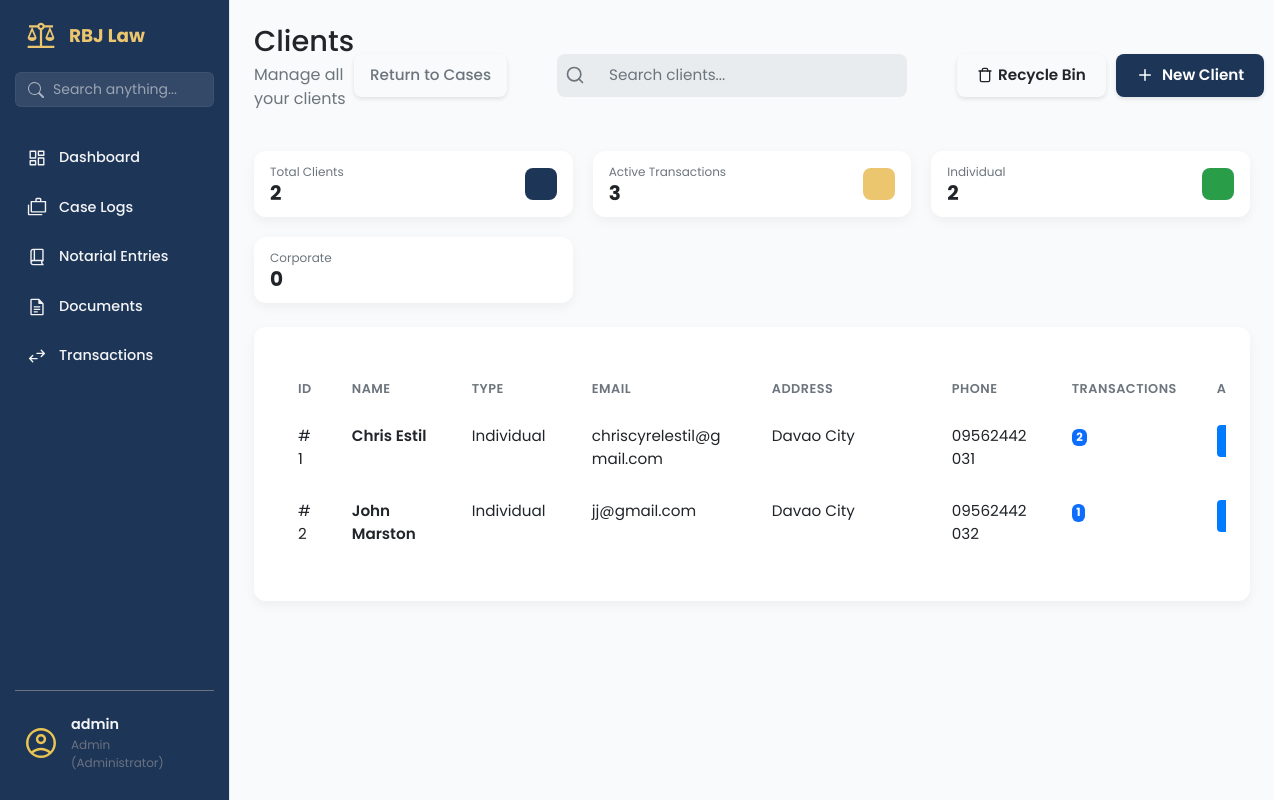
The page /clients/ (signed in) on the database its author committed.
### app/models/user_model.py (models this page shows, shortened)
class User(UserMixin, db.Model):
    __tablename__ = 'users'
    id = db.Column(db.Integer, primary_key=True)
    username = db.Column(db.String(80), unique=True, nullable=False, index=True)
    email = db.Column(db.String(120), unique=True, nullable=False)
    password_hash = db.Column(db.String(128), nullable=False)
    contact_number = db.Column(db.String(20), nullable=True)
    role = db.Column(db.String(50), default='attorney', nullable=False)
    is_active = db.Column(db.Boolean, default=True, nullable=False)
    is_admin = db.Column(db.Boolean, default=False, nullable=False)
    created_at = db.Column(db.DateTime, default=datetime.utcnow)
    updated_at = db.Column(db.DateTime, default=datetime.utcnow, onupdate=datetime.utcnow)

### app/models/client_mdl.py (models this page shows, shortened)
class Client(db.Model):
    __tablename__ = 'clients'
    id = db.Column(db.Integer, primary_key=True)
    client_first_name = db.Column(db.String(100), nullable=False)
    client_last_name = db.Column(db.String(100), nullable=False)
    client_address = db.Column(db.String(255), nullable=False)
    client_email = db.Column(db.String(120), nullable=False, unique=True)
    client_phone = db.Column(db.String(50))
    client_role = db.Column(db.String(50))
    notes = db.Column(db.Text)
    is_active = db.Column(db.Boolean, default=True, nullable=False)
    deleted_at = db.Column(db.DateTime, nullable=True)
    @property
    def full_name(self):
        return f"{self.client_first_name} {self.client_last_name}"

### app/routes/clients_routes.py (the view)
@clients_bp.route('/')
@login_required
def clients_page():
    clients = Client.query.filter_by(is_active=True).all()
    return render_template('clients_page.html', clients=clients)

### app/templates/clients_page.html (shortened to what this page needs)
{% extends "base.html" %}
{% block content %}
<main class="dashboard-content">
    <header class="dashboard-header">
        <div>
            <h1>Clients </h1>
            <p>Manage all your clients</p>
        </div>
        <div class="dashboard-actions"
            style="display: flex; justify-content: space-between; flex-shrink: 0; gap: 50px;">
            <a href="{{ url_for('case.list_cases') }}" class="btn btn-outline-secondary d-flex align-items-center"
                style="gap: 8px; padding: 10px 16px; font-weight: 500;">
                Return to Cases
            </a>
            <div class="search-bar">
                <svg class="search-bar__icon" xmlns="http://www.w3.org/2000/svg" width="20" height="20"
                    viewBox="0 0 24 24" fill="none" stroke="currentColor" stroke-width="2" stroke-linecap="round"
                    stroke-linejoin="round">
                    <circle cx="11" cy="11" r="8"></circle>
                    <line x1="21" y1="21" x2="16.65" y2="16.65"></line>
                </svg>
                <input class="search-bar__input" type="text" placeholder="Search clients...">
            </div>
            <div style="display: flex; gap: 10px; align-items: center;">
                <a href="{{ url_for('clients.recycle_bin') }}" class="btn btn-outline"
                    style="display: flex; align-items: center; gap: 5px;">
                    Recycle Bin
                </a>
                <a href="{{ url_for('clients.new_client_form') }}" class="btn btn-primary">
                    <svg class="btn-icon-left" xmlns="http://www.w3.org/2000/svg" viewBox="0 0 24 24" fill="none"
                        stroke="currentColor" stroke-width="2" stroke-linecap="round" stroke-linejoin="round" width="20"
                        height="20">
                        <line x1="12" y1="5" x2="12" y2="19"></line>
                        <line x1="5" y1="12" x2="19" y2="12"></line>
                    </svg>
                    New Client
                </a>
            </div>
        </div>
    </header>
    <section class="dashboard-cards">
        <div class="data-card data-card--sm">
            <div class="data-card__info">
                <span class="data-card__title">Total Clients</span>
                <span class="data-card__value">{{ clients|length }}</span>
            </div>
            <div class="data-card__icon data-card__icon--blue"></div>
        </div>
        <div class="data-card data-card--sm">
            <div class="data-card__info">
                <span class="data-card__title">Active Transactions</span>
                <span class="data-card__value">
                    {% set total_transactions = [] %}
                    {{ total_transactions|length }}
                </span>
            </div>
            <div class="data-card__icon data-card__icon--gold"></div>
        </div>
        <div class="data-card data-card--sm">
            <div class="data-card__info">
                <span class="data-card__title">Individual</span>
                <span class="data-card__value">
                    {% set individual_count = [] %}
                    {{ individual_count|length }}
                </span>
            </div>
            <div class="data-card__icon data-card__icon--green"></div>
        </div>
        <div class="data-card data-card--sm">
            <div class="data-card__info">
                <span class="data-card__title">Corporate</span>
                <span class="data-card__value">
                    {% set corporate_count = [] %}
                    {{ corporate_count|length }}
                </span>
            </div>
            <div class="data-card__icon data-card__icon--purple"></div>
        </div>
    </section>
    <section class="dashboard-panels-bottom dashboard-panels-bottom--single">
        <div class="panel-card" style="width: 100%;">
            <div class="table-wrapper panel-card__body">
                <table class="table client-table">
                    <colgroup>
                        <col class="short">
                        <col class="medium">
                        <col class="medium">
                        <col class="long">
                        <col class="long">
                        <col class="medium">
                        <col class="short">
                        <col class="actions">
                    </colgroup>
                    <thead>
                        <tr>
                            <th data-sort-key="id">ID</th>
                            <th data-sort-key="name">Name</th>
                            <th data-sort-key="type">Type</th>
                            <th data-sort-key="email">Email</th>
                            <th data-sort-key="address">Address</th>
                            <th data-sort-key="phone">Phone</th>
                            <th data-sort-key="transactions">Transactions</th>
                            <th>Actions</th>
                        </tr>
                    </thead>
                    <tbody>
                        {% for client in clients %}
                        <tr>
                            <td>#{{ client.id }}</td>
                            <td>
                                <a href="#" class="table-link">{{ client.full_name }}</a>
                            </td>
                            <td>{{ client.client_role or 'Individual' }}</td>
                            <td>{{ client.client_email }}</td>
                            <td class="address-cell">
                                <span class="address-text" title="{{ client.client_address }}">
                                    {{ client.client_address }}
                                </span>
                            </td>
                            <td>{{ client.client_phone or 'N/A' }}</td>
                            <td>
                                <span class="badge bg-primary">{{ client.transaction_items|length }}</span>
                            </td>
                            <td>
                                <div class="action-buttons" style="justify-content: start;">
                                    <a href="{{ url_for('case.create_case') }}" class="btn-action btn-action--primary"
                                        title="New Case">
                                    </a>
                                </div>
                            </td>
                        </tr>
                        {% endfor %}
                    </tbody>
                </table>
            </div>
        </div>
    </section>
</main>
{% endblock content %}

### app/templates/base.html (shortened to what this page needs)
<!DOCTYPE html>
<html lang="en">
<head>
    <link rel="stylesheet" href="{{ url_for('static', filename='vendor/bootstrap/css/bootstrap.min.css') }}">
    <link rel="stylesheet" href="{{ url_for('static', filename='css/main.css') }}">
    <link rel="stylesheet" href="{{ url_for('static', filename='css/sidebar.css') }}">
</head>
<body>
    <aside class="sidebar">
        <div class="sidebar-header">
            <img src="{{ url_for('static', filename='img/scales-of-justice.svg') }}" alt="logo" class="logo-img">
            <h2>RBJ Law</h2>
        </div>
        <div class="sidebar-search">
            <form action="{{ url_for('search.search_page') }}" method="GET">
                <div class="input-group">
                    <span class="input-group-text bg-transparent border-0 pe-0">
                    </span>
                    <input type="text" name="q" class="form-control" placeholder="Search anything..."
                        aria-label="Search" value="{{ request.args.get('q', '') }}">
                </div>
            </form>
        </div>
        <ul class="sidebar-links">
            <li>
                <a href="{{ url_for('dashboard.dashboard_page') }}"
                    class="{{ 'active' if 'dashboard' in request.endpoint else '' }}">
                    <span class="icon-wrapper"><img src="{{ url_for('static', filename='img/dashboard.svg') }}"
                            alt=""></span>
                    Dashboard
                </a>
            </li>
            {% if current_user.is_authenticated and (current_user.is_admin or current_user.role == 'admin') %}
            <li>
                <a href="{{ url_for('case.list_cases') }}" class="{{ 'active' if 'case' in request.endpoint else '' }}">
                    <span class="icon-wrapper"><img src="{{ url_for('static', filename='img/cases.svg') }}"
                            alt=""></span>
                    Case Logs
                </a>
            </li>
            {% endif %}
            {% if current_user.is_authenticated and current_user.role in ['admin', 'staff'] %}
            <li>
                <a href="{{ url_for('notarial_entries.notarial_entries_page') }}"
                    class="{{ 'active' if 'notarial' in request.endpoint else '' }}">
                    <span class="icon-wrapper"><img src="{{ url_for('static', filename='img/book.svg') }}"
                            alt=""></span>
                    Notarial Entries
                </a>
            </li>
            {% endif %}
            {% if current_user.is_authenticated and current_user.role in ['admin', 'staff'] %}
            <li>
                <a href="{{ url_for('documents.documents_page') }}"
                    class="{{ 'active' if 'documents' in request.endpoint else '' }}">
                    <span class="icon-wrapper"><img src="{{ url_for('static', filename='img/documents.svg') }}"
                            alt=""></span>
                    Documents
                </a>
            </li>
            {% endif %}
            {% if current_user.is_authenticated and current_user.role in ['admin', 'staff'] %}
            <li>
                <a href="{{ url_for('transaction.transactions_page') }}"
                    class="{{ 'active' if 'transaction' in request.endpoint else '' }}">
                    <span class="icon-wrapper"><img src="{{ url_for('static', filename='img/transaction.svg') }}"
                            alt=""></span>
                    Transactions
                </a>
            </li>
            {% endif %}
        </ul>
        <div class="sidebar-footer">
            <button class="avatar-btn" id="avatarBtn">
                <img src="{{ url_for('static', filename='img/avatar.svg') }}" alt="User Avatar">
                <div class="user-info">
                    <span class="user-name">
                        {{ current_user.username }}
                    </span>
                    <span class="user-role">
                        {{ current_user.role|title }}
                        {% if current_user.is_admin %} (Administrator){% endif %}
                    </span>
                </div>
            </button>
        </div>
    </aside>
    <div class="page-container">
        {% block content %}
        {% endblock %}
    </div>
</body>
</html>

### rows shown on the page
User: username "admin", role "Admin"
Client: id "1", full_name "Chris Estil", client_role "Individual", client_email "chriscyrelestil@gmail.com", client_address "Davao City", client_phone "09562442031", transaction_items|length "2"
Client: id "2", full_name "John Marston", client_role "Individual", client_email "jj@gmail.com", client_address "Davao City", client_phone "09562442032", transaction_items|length "1"

### other values the page prints
{{ clients|length }} "2"
{{ total_transactions|length }} "3"
{{ individual_count|length }} "2"
{{ corporate_count|length }} "0"
